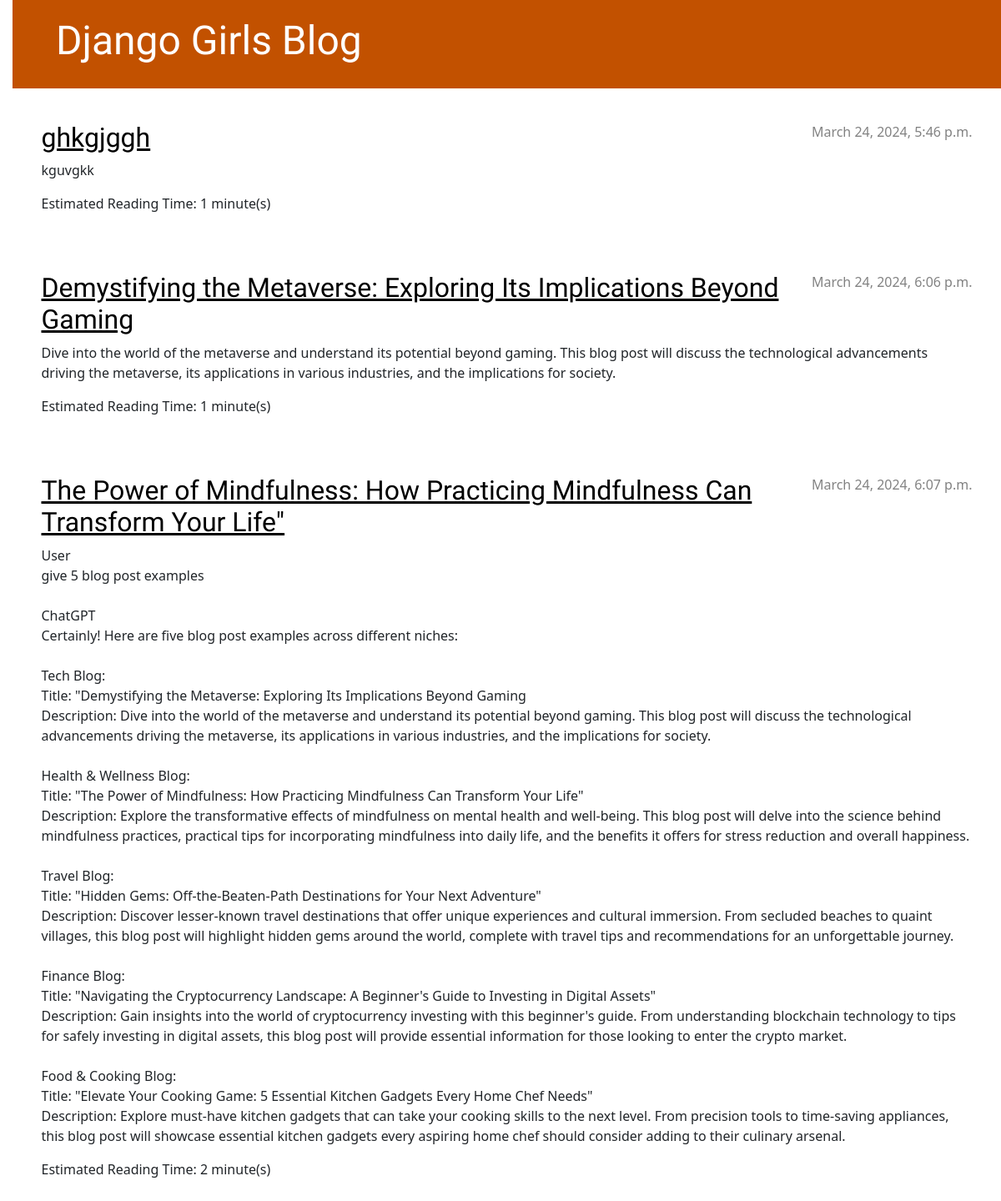
The page / on the database its author committed.
### blog/models.py (models this page shows, shortened)
class Post(models.Model):
    author = models.ForeignKey(settings.AUTH_USER_MODEL, on_delete=models.CASCADE)
    title = models.CharField(max_length=200)
    text = models.TextField()
    created_date = models.DateTimeField(default=timezone.now)
    published_date = models.DateTimeField(blank=True, null=True)
    def calculate_reading_time(self):
        words_per_minute = 200  # Adjust according to your preference
        word_count = len(self.text.split())
        minutes = math.ceil(word_count / words_per_minute)
        return minutes

### blog/views.py (the view)
# urls.py: path('', views.post_list, name='post_list'),
def post_list(request):
    posts = Post.objects.filter(published_date__lte=timezone.now()).order_by('published_date')
    for post in posts:
        post.reading_time = post.calculate_reading_time()
    return render(request, 'blog/post_list.html', {'posts': posts})

### blog/templates/blog/post_list.html
{% extends 'blog/base.html' %}
{% block content %}
    {% for post in posts %}
        <article class="post">
            <time class="date">
                {{ post.published_date }}
            </time>
            <h2><a href="{% url 'post_detail' pk=post.pk %}">{{ post.title }}</a></h2>
            <p>{{ post.text|linebreaksbr }}</p>
            <p>Estimated Reading Time: {{ post.calculate_reading_time }} minute(s)</p>
        </article>
    {% endfor %}
{% endblock %}

### blog/static/css/blog.css (style rules this page uses)
h1 a, h2 a { color: #C25100; font-family: 'Lobster'; }
body { padding-left: 15px; }
h1, h2, h3, h4 { font-family: 'Lobster', cursive; }
.date { color: #828282; }
.post { margin-bottom: 70px; }
.post h2 a, .post h2 a:visited { color: #000000; }
.post > .date, .post > .actions { float: right; }

### rows shown on the page
Post: published_date "March 24, 2024, 5:46 p.m.", title "ghkgjggh", text "kguvgkk", calculate_reading_time "1"
Post: published_date "March 24, 2024, 6:06 p.m.", title "Demystifying the Metaverse: Exploring Its Implications Beyond Gaming", text "Dive into the world of the metaverse and understand its potential beyond gaming. This blog post will discuss the technological advancements driving the metaverse, its applications in various industries, and the implications for society.", calculate_reading_time "1"
Post: published_date "March 24, 2024, 6:07 p.m.", title "The Power of Mindfulness: How Practicing Mindfulness Can Transform Your Life\"", text "User give 5 blog post examples ChatGPT Certainly! Here are five blog post examples across different niches: Tech Blog: Title: \"Demystifying the Metaverse: Exploring Its Implications Beyond Gaming Description: Dive into the world of the metaverse and understand its potential beyond gaming. This blog post will discuss the technological advancements driving the metaverse, its applications in various industries, and the implications for society. Health & Wellness Blog: Title: \"The Power of Mindfulness: How Practicing Mindfulness Can Transform Your Life\" Description: Explore the transformative effects of mindfulness on mental health and well-being. This blog post will delve into the science…", calculate_reading_time "2"
